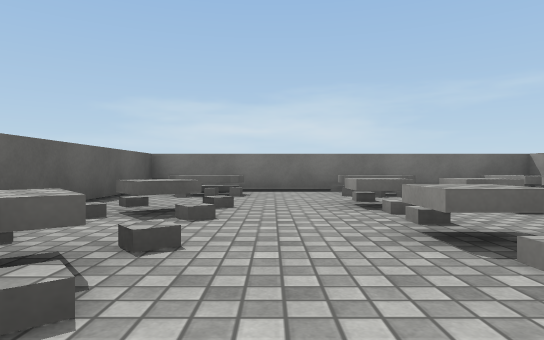
view 1 (above)

14 first-person views from a walk through a Unity game level. The camera is 0.33 m above the floor, looks level and sees 75° across. The floor is counted in squares, 1 m on a side. Each view is taken from the middle of a square. On the plan, view 1 faces up. The plan holds only what a view shows up to about 9 squares ahead; the rest is blank. Surface patterns are stand-ins for the level's own textures.

view 2
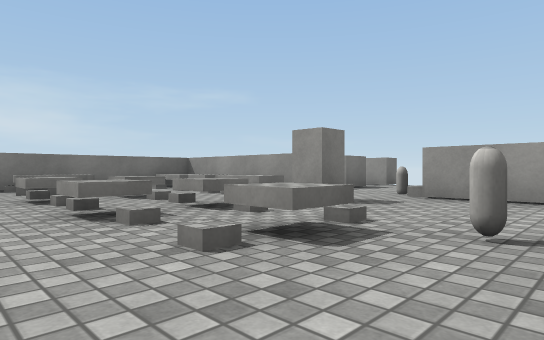

view 3
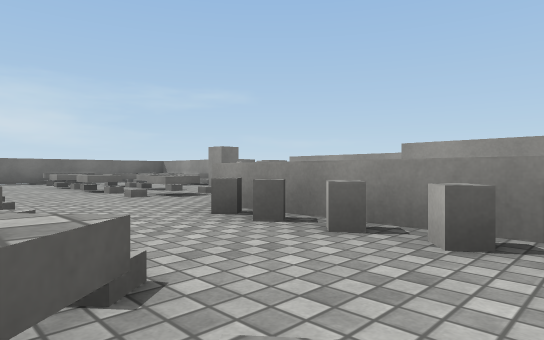

view 4
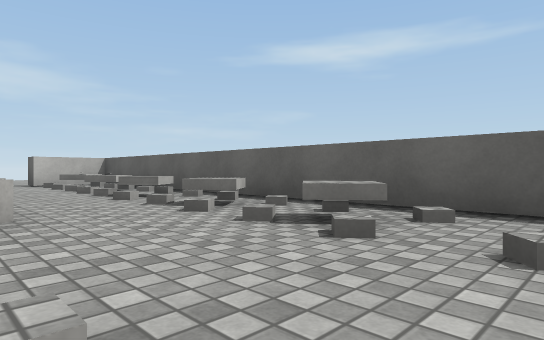

view 5
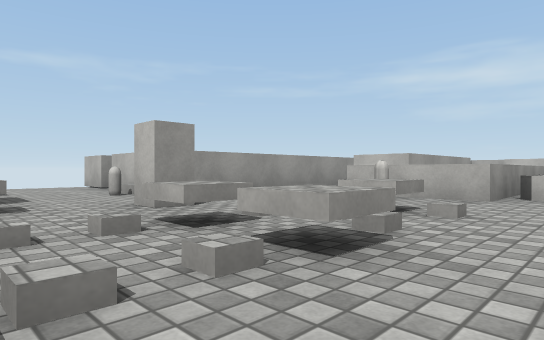

view 6
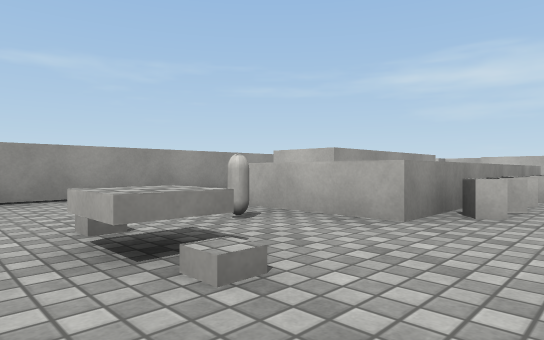

view 7
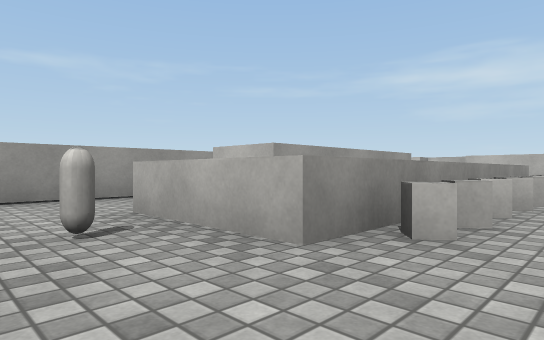

view 8
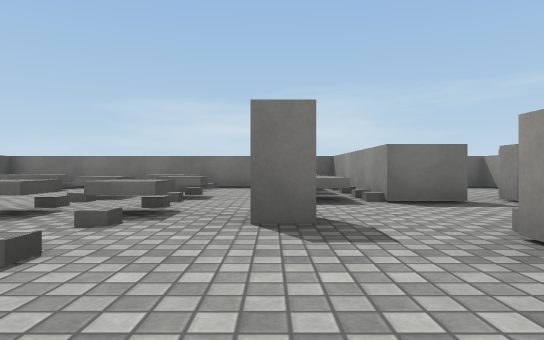

view 9
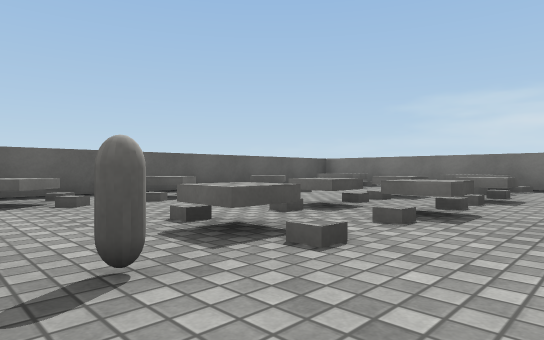

view 10
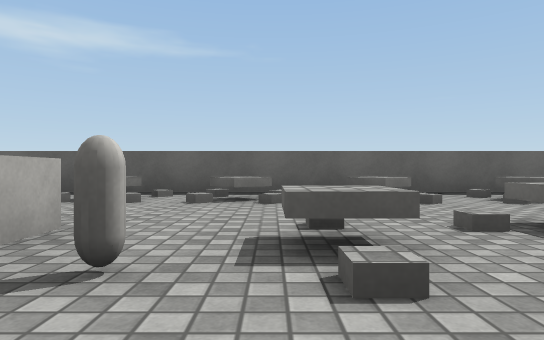

view 11
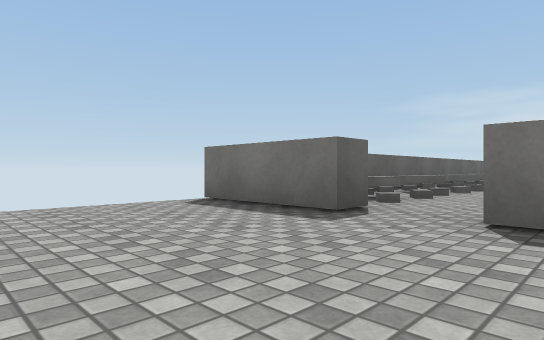

view 12
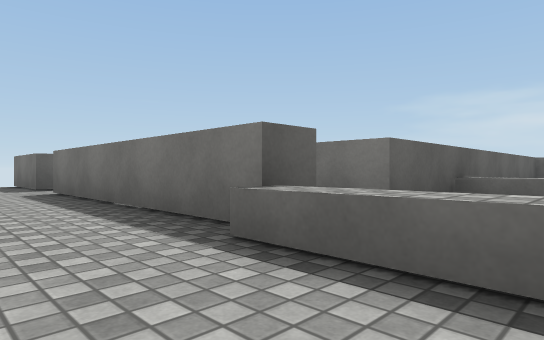

view 13
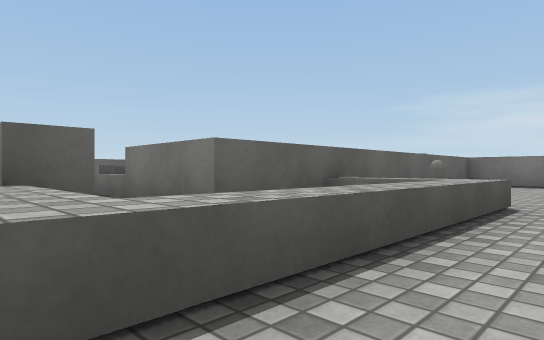

view 14
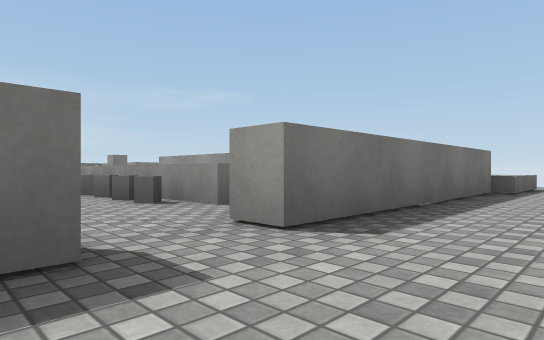

### Floor plan
Key: @ floor where view 1 was taken; # wall or solid block; . floor; = window, fence, low wall or low ledge; ^ raised ledge; O other object.
Columns run from 2 left of view 1 to 7 right of it. Each row starts with its distance up from view 1.
  6 #########
  5 #O.OOOO  #
  4 #=.#OOO .#
  3 #O.OOOOOO#
  2 #..OO.  .
  1 #O...O#OOO
  0 #O@O..#OOO
 -1 #...O.# .
 -2 #O.O^.# .
 -3 #O.O### .
 -4 #..O###.O
 -5 #O.O  O^^.
 -6 #O.O  O#^.
 -7 ##.#####^.
 -8 ......#^^.
 -9 .........
-10 ....

Positions as (right, up) in squares from view 1, and headings:
1: (0, 0), facing up
2: (0, -1), facing up-right
3: (-1, -4), facing up-right
4: (1, 1), facing down-left
5: (0, 3), facing down-right
6: (0, 1), facing down-right
7: (0, 0), facing down-right
8: (3, -1), facing up
9: (3, -1), facing up-left
10: (3, 0), facing left
11: (1, -10), facing up-left
12: (6, -9), facing up-left
13: (7, -8), facing up-left
14: (-1, -9), facing up-right
